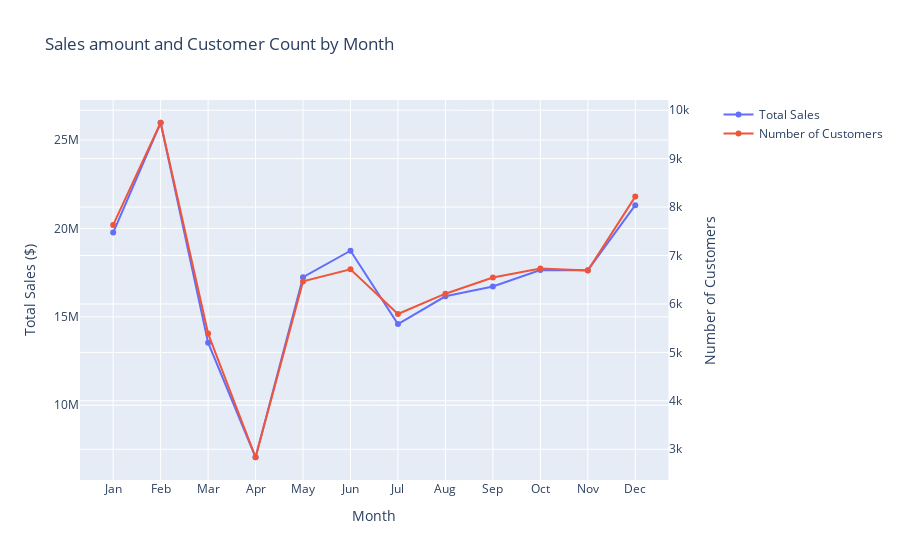

Write notebook code for a chart like this one.
### Code cell
import plotly.graph_objects as go
from plotly.subplots import make_subplots

# Create figure with secondary y-axis
fig = make_subplots(specs=[[{"secondary_y": True}]])

# Add traces
fig.add_trace(
    go.Scatter(
        x=_.order_month.apply(lambda x: calendar.month_abbr[int(x)]),
        y=_.total_sales,
        name="Total Sales",
        mode='lines+markers'
    ),
    secondary_y=False
)

fig.add_trace(
    go.Scatter(
        x=_.order_month.apply(lambda x: calendar.month_abbr[int(x)]),
        y=_.num_customers,
        name="Number of Customers",
        mode='lines+markers'
    ),
    secondary_y=True
)

# Add figure title
fig.update_layout(
    title="Sales amount and Customer Count by Month",
    xaxis_title="Month"
)

# Set y-axes titles
fig.update_yaxes(title_text="Total Sales ($)", secondary_y=False)
fig.update_yaxes(title_text="Number of Customers", secondary_y=True)

fig.show()

### Figure 1 — Plotly figure (JSON) as saved in the notebook; plotly's stock layout.template omitted (floating-point values rounded to 4 significant figures)
{"data": [{"mode": "lines+markers", "name": "Total Sales", "type": "scatter", "x": ["Jan", "Feb", "Mar", "Apr", "May", "Jun", "Jul", "Aug", "Sep", "Oct", "Nov", "Dec"], "xaxis": "x", "y": [19770000.0, 25980000.0, 13540000.0, 7056000.0, 17250000.0, 18740000.0, 14590000.0, 16160000.0, 16720000.0, 17650000.0, 17640000.0, 21320000.0], "yaxis": "y"}, {"mode": "lines+markers", "name": "Number of Customers", "type": "scatter", "x": ["Jan", "Feb", "Mar", "Apr", "May", "Jun", "Jul", "Aug", "Sep", "Oct", "Nov", "Dec"], "xaxis": "x", "y": [7632, 9741, 5388, 2835, 6466, 6714, 5792, 6212, 6547, 6733, 6690, 8216], "yaxis": "y2"}], "layout": {"title": {"text": "Sales amount and Customer Count by Month"}, "xaxis": {"anchor": "y", "domain": [0, 0.94], "title": {"text": "Month"}}, "yaxis": {"anchor": "x", "domain": [0, 1], "title": {"text": "Total Sales ($)"}}, "yaxis2": {"anchor": "x", "overlaying": "y", "side": "right", "title": {"text": "Number of Customers"}}}}
